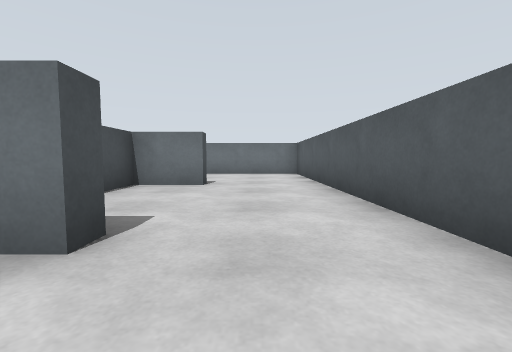
View 1 (above)

15 first-person views from a walk through a Gazebo world. The camera is 0.51 m above the floor, tilts 4° down and sees 90° across. The floor is counted in squares, 1 m on a side. Each view is taken from the middle of a square. On the plan, view 1 faces up. The plan holds only what a view shows up to about 9 squares ahead; the rest is blank. The place goes on beyond the plan.

View 2
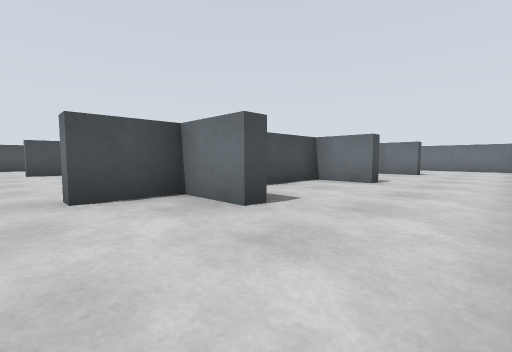

View 3
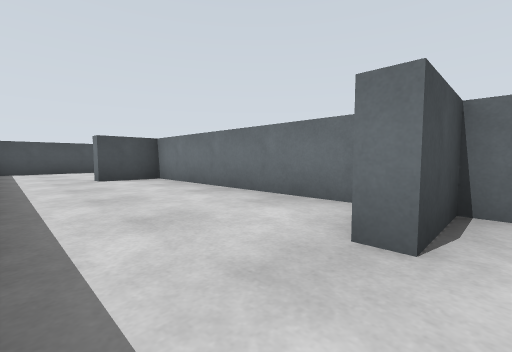

View 4
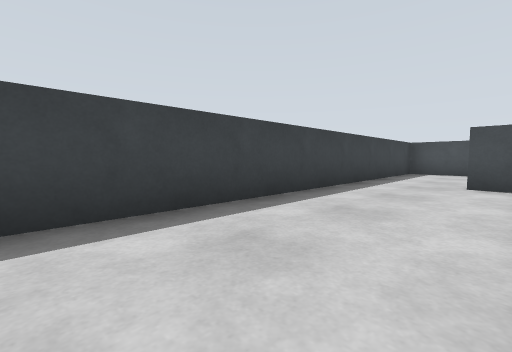

View 5
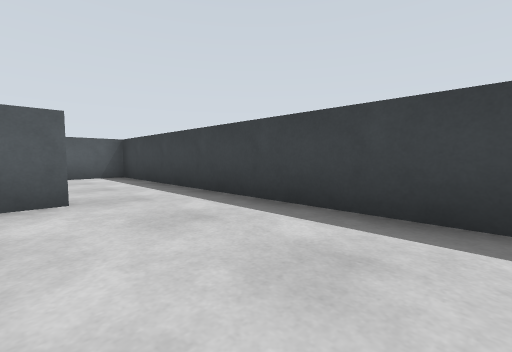

View 6
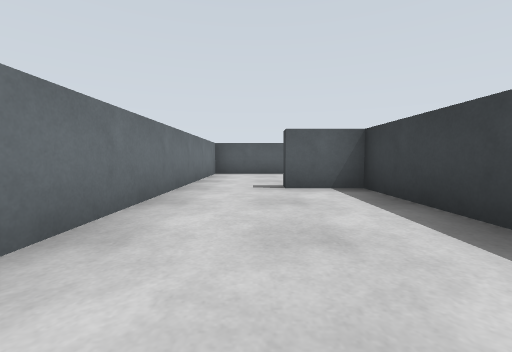

View 7
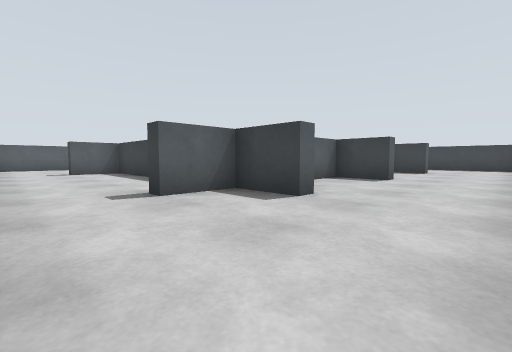

View 8
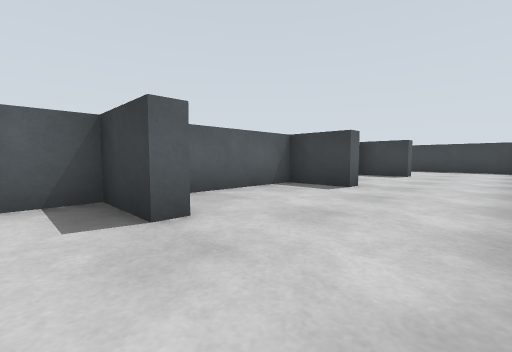

View 9
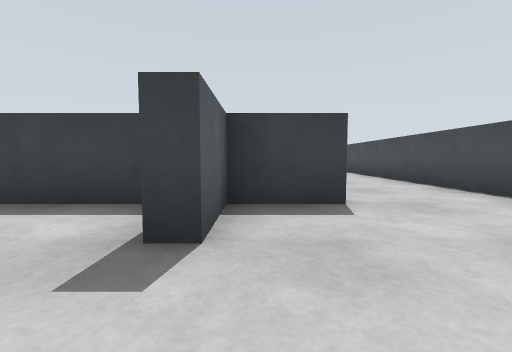

View 10
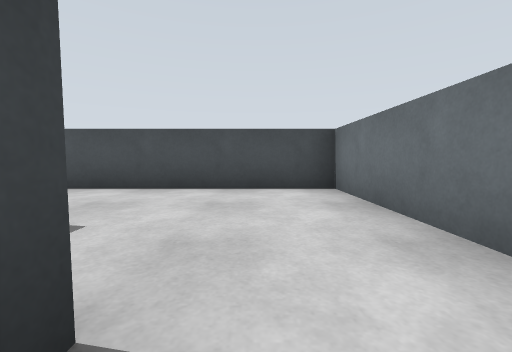

View 11
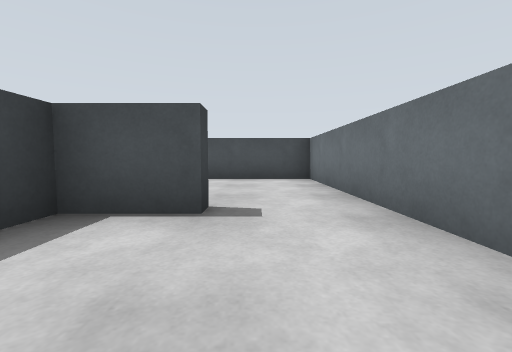

View 12
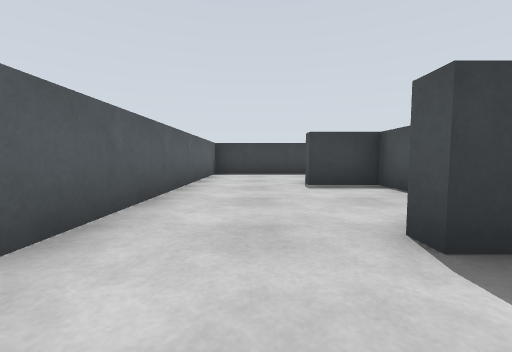

View 13
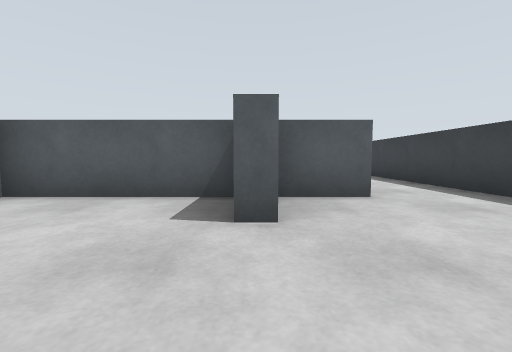

View 14
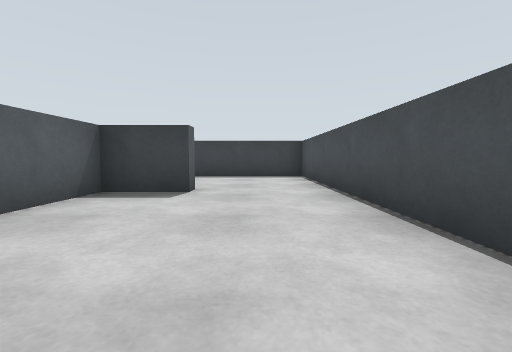

View 15
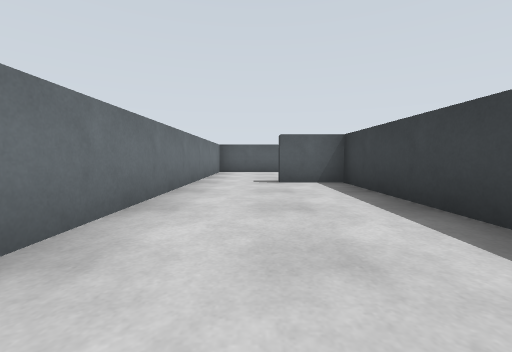

### Floor plan
Ten units are one square. View 1 is at (0, 0); x grows to the right and y downward. Boxes are objects, and circles mark ways between rooms. Rooms are numbered by the first view taken in them; rooms with no view inside come last. Other rooms are left out.
<svg viewBox="-128 -88 146 146">
<path fill="none" stroke="#000" d="M-10 -18 -10 -13 -23 -13 -23 18 -10 18 -10 22 -23 22 -23 35 -27 35 -27 29M-32 22 -83 22 -83 35 -87 35 -87 22M-10 -52 -10 -48 -23 -48 -23 -39M-100 22 -100 18M-100 -48 -100 -52 -87 -52 -87 -65 -83 -65 -83 -52 -27 -52 -27 -65 -22 -65M-123 16 -123 53 13 53 13 -83 -123 -83 -123 -46M-100 -12 -100 -17 -87 -17 -87 -41M-123 -46 -123 -16M-100 18 -87 18 -87 -14M-123 -16 -123 16"/>
<circle cx="-115" cy="-50" r="3" fill="#2a7"/>
<circle cx="-115" cy="20" r="3" fill="#2a7"/>
<circle cx="-115" cy="-20" r="3" fill="#2a7"/>
<text x="-20" y="-10">1</text>
<text x="-110" y="-30">2</text>
<text x="-110" y="0">3</text>
</svg>
Room 1 opens to room 2. Room 1 opens to room 3. Room 2 opens to room 3.

Where each view was taken, in squares from view 1:
view 1: 0 up, 0 right, facing up
view 2: 4 down, 1 right, facing up-left
view 3: 5 down, 2 left, facing up-left
view 4: 3 down, 3 left, facing down-left
view 5: 3 down, 6 left, facing down-right
view 6: 7 up, 7 left, facing right
view 7: 8 up, 12 left, facing down-right
view 8: 6 up, 12 left, facing down-right
view 9: 8 up, 9 left, facing down
view 10: 7 up, 8 left, facing left
view 11: 7 up, 6 left, facing left
view 12: 3 up, 0 right, facing down
view 13: 2 down, 12 left, facing right
view 14: 2 up, 11 left, facing down
view 15: 7 up, 8 left, facing right
